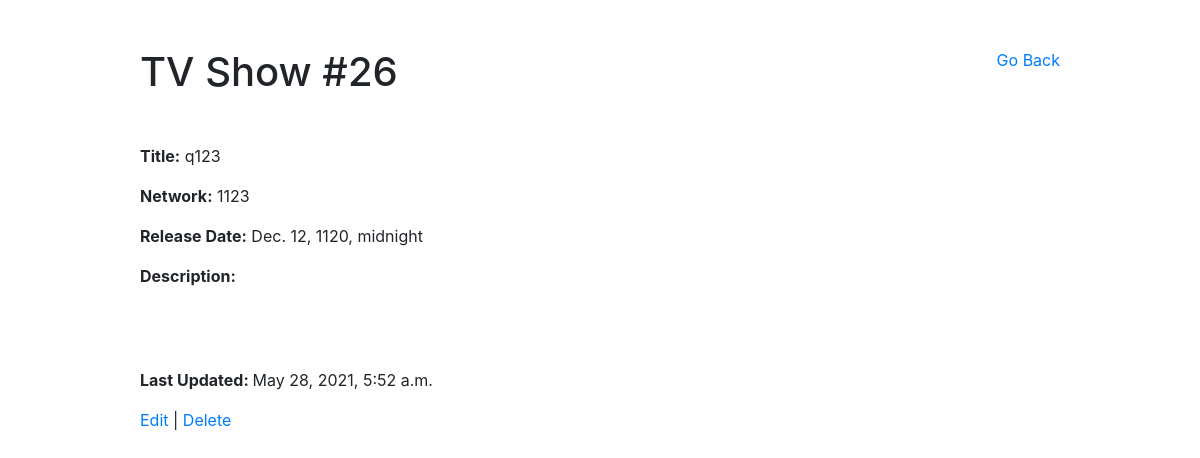
Page /shows/26 on the committed database.
### tv_shows_app/models.py (models this page shows)
class Show(models.Model):
    title = models.CharField(max_length=255)
    network = models.CharField(max_length=255)
    release_date = models.DateTimeField()
    description = models.TextField()
    created_at = models.DateTimeField(auto_now_add=True)
    updated_at = models.DateTimeField(auto_now=True)
    objects = ShowManager()

### tv_shows_app/views.py (the view)
# urls.py: path('shows/<int:id>', views.show_info),
def show_info(request, id):  # path('shows/<int:id>', views.show_info),
    context = {
        "this_show": Show.objects.get(id=id),
    }
    return render(request, 'show_info.html', context)

### tv_shows_app/templates/show_info.html (shortened to what this page needs)
<!DOCTYPE html>
<html lang="en">
<head>
    <link rel="stylesheet" href="https://stackpath.bootstrapcdn.com/bootstrap/4.5.2/css/bootstrap.min.css"
>
</head>
<body>
    <div class="container mt-5">
        <div class="row">
            <div class="col-sm-10 offset-sm-1 mb-3">
                <a class="float-right" href="/shows">Go Back</a>
                <h1>TV Show #{{ this_show.id }}</h1>
                <div class="mt-5">
                    <p><b>Title:</b> {{ this_show.title }}</p>
                    <p><b>Network:</b> {{ this_show.network }}</p>
                    <p><b>Release Date:</b> {{ this_show.release_date }}</p>
                    <p><b>Description:</b> {{ this_show.description }}</p>
                </div>
            </div>
        </div>
        <div class="row mt-5">
            <div class="col-sm-10 offset-sm-1">
                <p><b>Last Updated: </b>{{ this_show.updated_at }}</p>
                <a href="/shows/{{this_show.id}}/edit">Edit</a> |
                <a href="/shows/{{this_show.id}}/destroy">Delete</a>
            </div>
        </div>
    </div>
</body>
</html>

### rows in the picture
Show: id "26", title "q123", network "1123", release_date "Dec. 12, 1120, midnight", updated_at "May 28, 2021, 5:52 a.m."
